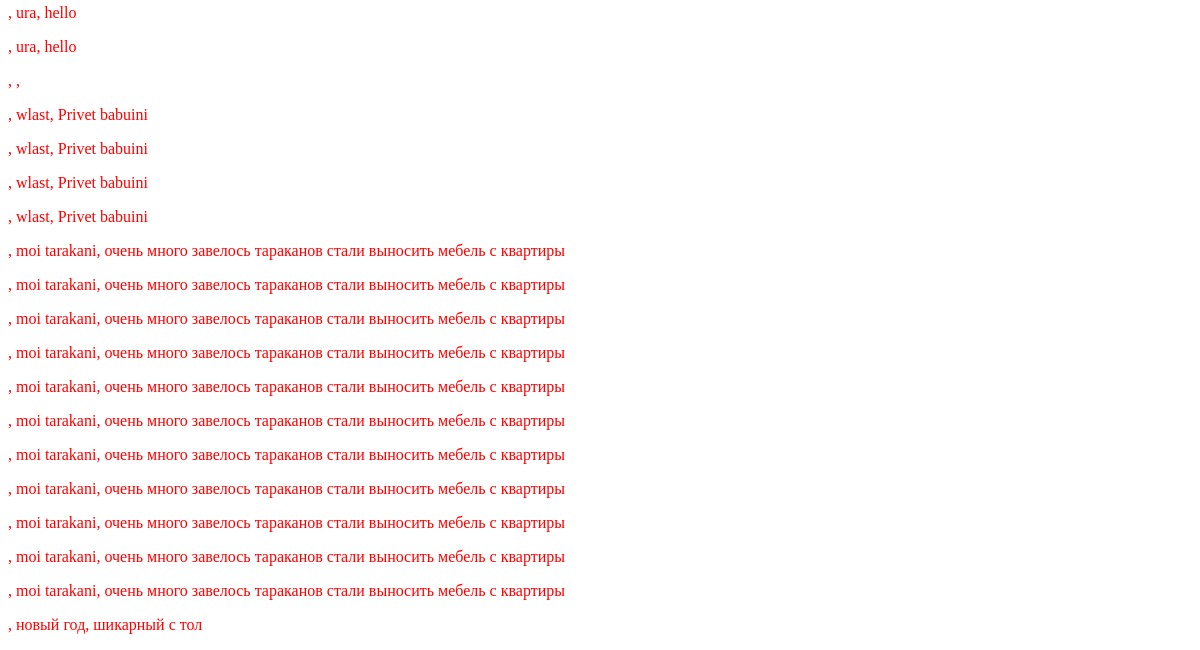
Page /guest_book/cont_view (lower part) on the earlier database version.
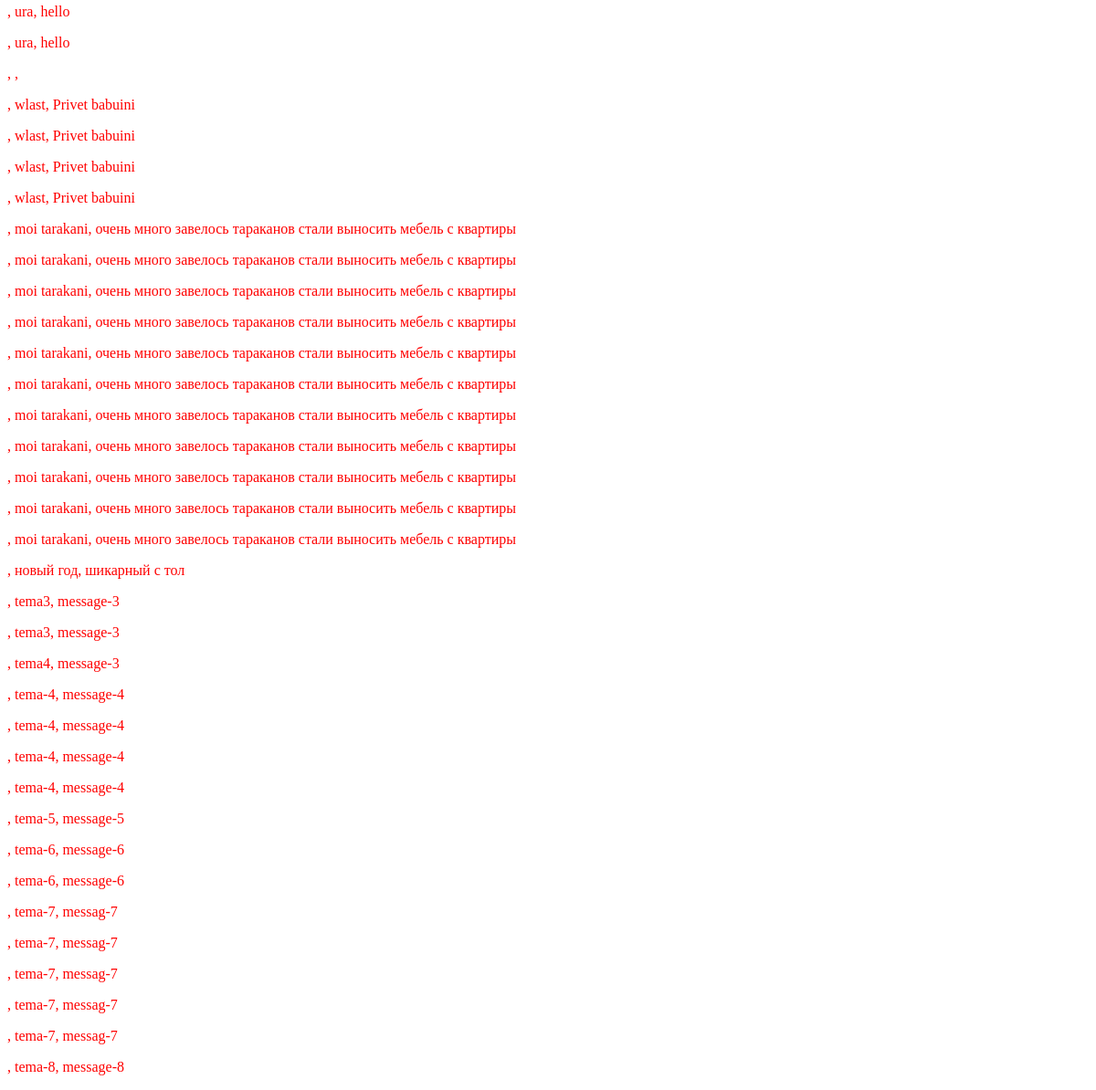
Same page on the later database version.
### guest_book/models.py (models this page shows, shortened)
class ContactForm(models.Model):
    subject = models.TextField()
    message = models.TextField()

### guest_book/views.py (the view)
def cont_view(request):
    errors = []
    if request.method == 'POST':
        subject = request.POST.get('subject')
        message = request.POST.get('message')
    if errors == None:
        return render(request, 'guest_book/contact.html',
                          {'errors':errors, 'subject':subject, 'message':message})
    else:
        cont = ContactForm.objects.all()
        return render(request, 'guest_book/str1.html', context=
                            {'cont':cont,})

### guest_book/templates/guest_book/str1.html (shortened to what this page needs)
{% load staticfiles %}
<!DOCTYPE html>
<html lang='en'>
<head>
</head>
  <body>
{% for m in cont %}
<p style="color:red">{{ m.cont }}, {{ m.subject }}, {{ m.message }}</p>
{% endfor %}
</body>
</html>

Differences in the rows shown:
added ContactForm: subject "tema3", message "message-3"
added ContactForm: subject "tema3", message "message-3"
added ContactForm: subject "tema4", message "message-3"
added ContactForm: subject "tema-4", message "message-4"
added ContactForm: subject "tema-4", message "message-4"
added ContactForm: subject "tema-4", message "message-4"
added ContactForm: subject "tema-4", message "message-4"
added ContactForm: subject "tema-5", message "message-5"
added ContactForm: subject "tema-6", message "message-6"
added ContactForm: subject "tema-6", message "message-6"
added ContactForm: subject "tema-7", message "messag-7"
added ContactForm: subject "tema-7", message "messag-7"
added ContactForm: subject "tema-7", message "messag-7"
added ContactForm: subject "tema-7", message "messag-7"
added ContactForm: subject "tema-7", message "messag-7"
added ContactForm: subject "tema-8", message "message-8"
